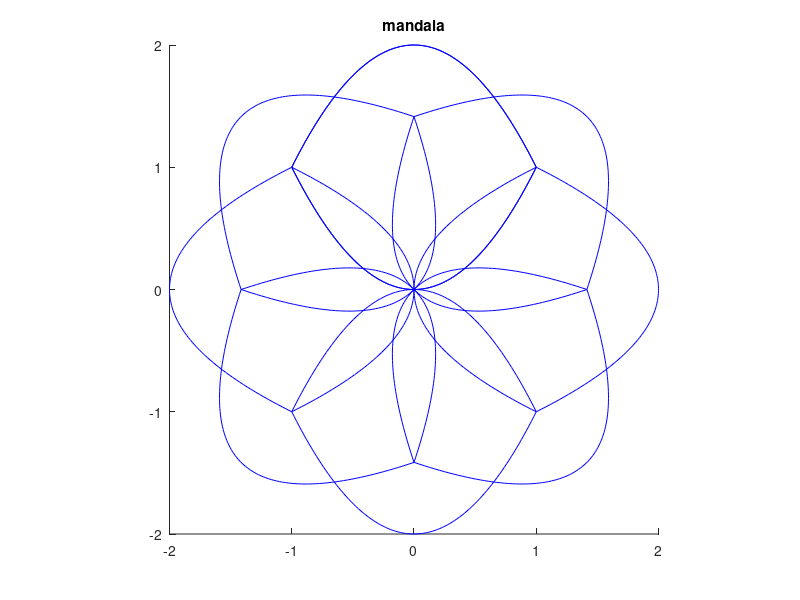

Here is the MATLAB script that generated this plot:
clc;clear;clf;
x=linspace(-1,1);
y=x.^2;

hold on;
z=x+i*y;
A=linspace(0,2*pi,9);
for a=A
   plot(exp(a*i)*z,"b");
end

z=x+(2-y)*i;
for a=A
   plot(exp(a*i)*z,"b");
end


title("mandala")
axis square